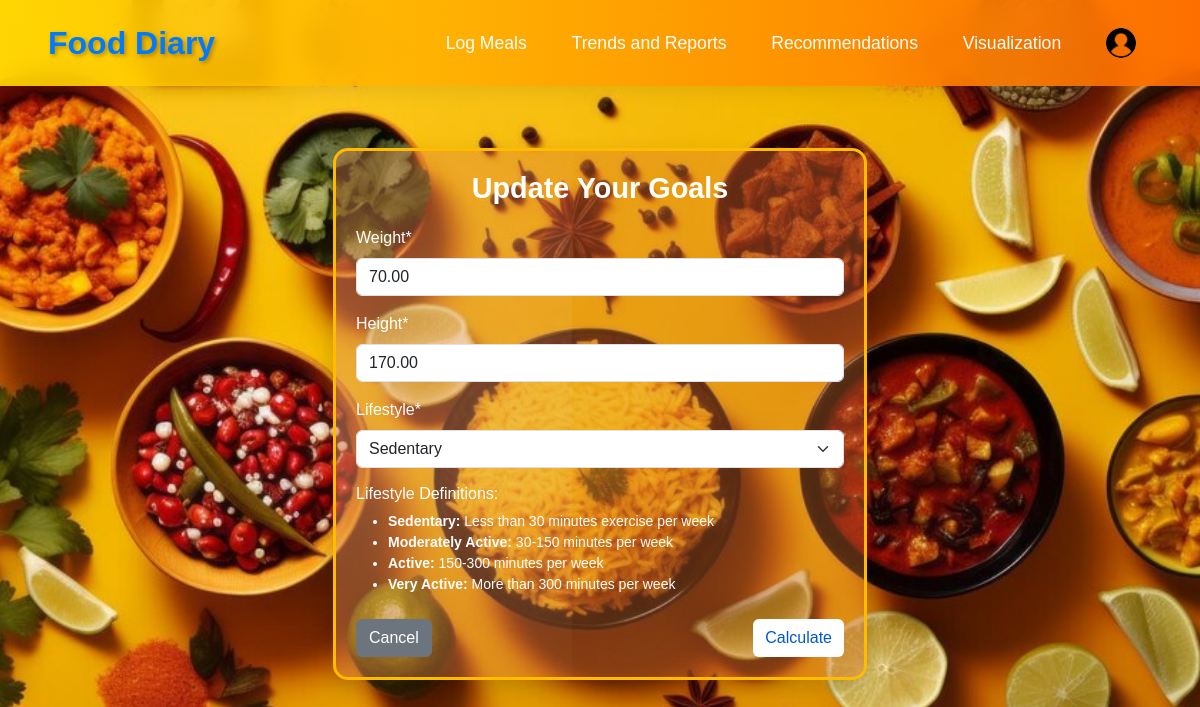
The page /goals/ (signed in) on the database as committed earlier.
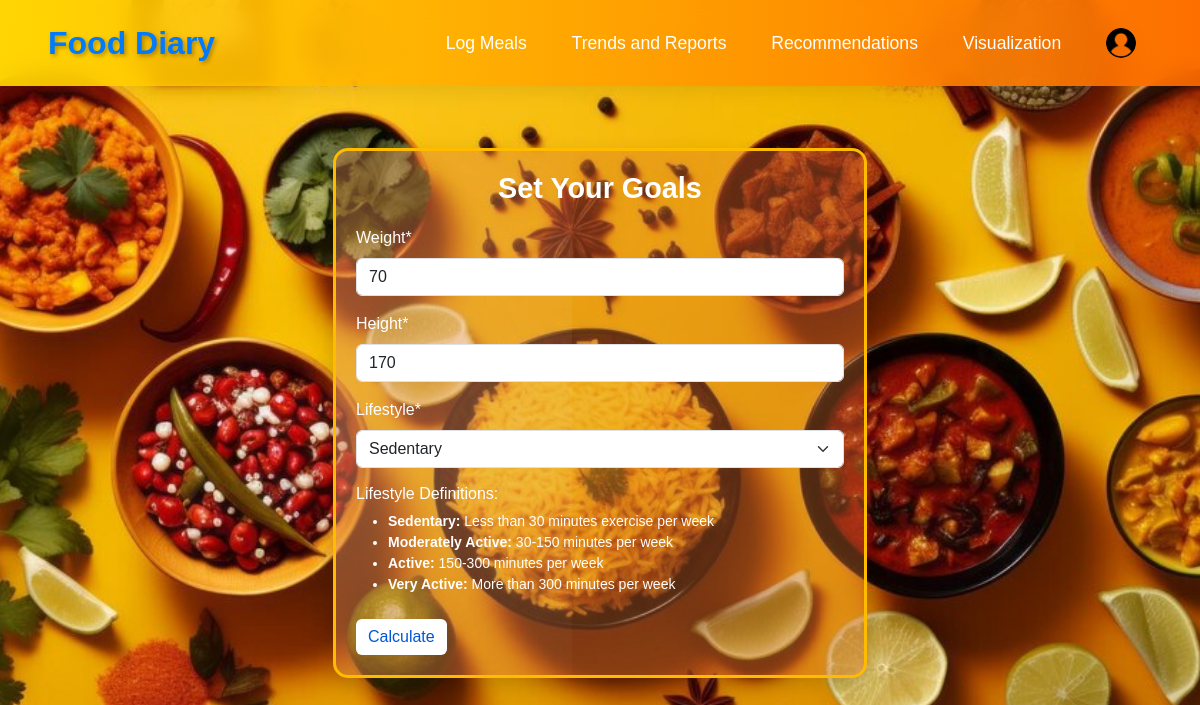
The same page on the database as committed later.
### calorie/models.py (models this page shows)
class DailyGoal(models.Model):
    LIFESTYLE_CHOICES = [
        ('S', 'Sedentary'),
        ('M', 'Moderately Active'),
        ('A', 'Active'),
        ('V', 'Very Active'),
    ]
    user = models.OneToOneField(User, on_delete=models.CASCADE)
    weight = models.DecimalField(max_digits=5, decimal_places=2, default=70)
    height = models.DecimalField(max_digits=5, decimal_places=2, default=170)
    lifestyle = models.CharField(max_length=1, choices=LIFESTYLE_CHOICES, default='S')
    calories = models.PositiveIntegerField(default=2000)
    protein = models.PositiveIntegerField(default=100)
    carbs = models.PositiveIntegerField(default=250)
    fats = models.PositiveIntegerField(default=67)

### calorie/views.py (the view)
# urls.py: path("goals/", views.goals, name="goals"),
@login_required
def goals(request):
    daily_goal = DailyGoal.objects.filter(user=request.user).first()
    is_initial_setup = daily_goal is None
    if request.method == 'POST':
        form = DailyGoalForm(request.POST, instance=daily_goal)
        if form.is_valid():
            goal = form.save(commit=False)
            recommendations = get_recommended_values(
                float(goal.weight),
                float(goal.height),
                goal.lifestyle,
                request.user.userprofile.gender
            )
            goal.calories = recommendations['calories']
            goal.protein = recommendations['protein']
            goal.carbs = recommendations['carbs']
            goal.fats = recommendations['fats']
            goal.user = request.user
            goal.save()
            return redirect('home')
    else:
        form = DailyGoalForm(instance=daily_goal)
    return render(request, 'calorie/goals.html', {
        'form': form,
        'is_initial_setup': is_initial_setup
    })

### calorie/forms.py
class DailyGoalForm(forms.ModelForm):
    class Meta:
        model = DailyGoal
        fields = ['weight', 'height', 'lifestyle']
        widgets = {
            'weight': forms.NumberInput(attrs={'class': 'form-control', 'placeholder': 'Enter weight in kg'}),
            'height': forms.NumberInput(attrs={'class': 'form-control', 'placeholder': 'Enter height in cm'}),
            'lifestyle': forms.Select(attrs={'class': 'form-control'})
        }
        labels = {
            'calories': 'Daily Calorie Goal (kcal)',
            'protein': 'Daily Protein Goal (g)',
            'carbs': 'Daily crabs Goal (g)',
            'fats': 'Daily fats Goal (g)',
        }

### calorie/templates/calorie/goals.html (shortened to what this page needs)
{% extends 'calorie/base.html' %}
{% load crispy_forms_tags %}
{% block content %}
<div class="container-fluid mt-5">
  <div class="row justify-content-center">
    <div class="col-lg-6">
      <div class="card" style="margin-top: 100px;">
        <div class="card-body">
          <h5 class="card-title text-center">
            {% if is_initial_setup %}
              Set Your Goals
            {% else %}
              Update Your Goals
            {% endif %}
          </h5>
          <form method="POST" id="goalForm">
            {{form|crispy}}
            <div class="lifestyle-info mt-3">
              <h6>Lifestyle Definitions:</h6>
              <ul class="small">
                <li><strong>Sedentary:</strong> Less than 30 minutes exercise per week</li>
                <li><strong>Moderately Active:</strong> 30-150 minutes per week</li>
                <li><strong>Active:</strong> 150-300 minutes per week</li>
                <li><strong>Very Active:</strong> More than 300 minutes per week</li>
              </ul>
            </div>
            <div class="d-flex justify-content-between mt-4">
              {% if not is_initial_setup %}
                <a href="{% url 'home' %}" class="btn btn-secondary">Cancel</a>
              {% endif %}
              <button type="button" id="calculateBtn" class="btn btn-primary">Calculate</button>
            </div>
          </form>
        </div>
      </div>
    </div>
  </div>
</div>
{% endblock %}

### calorie/templates/calorie/base.html (shortened to what this page needs)
{% load static %}
<!DOCTYPE html>
<html lang="en">
  <head>
    <link
      href="https://cdn.jsdelivr.net/npm/bootstrap@5.3.3/dist/css/bootstrap.min.css"
      rel="stylesheet"
    />
    <link rel="stylesheet" href="{% static 'calorie/style.css' %}" />
    <link rel="stylesheet" href="{% static 'calorie/dashboard.css' %}" />
  </head>
  <body>
    <nav>
      <a class="navbar-brand">Food Diary</a>
      <div class="navbar-nav">
        <a class="nav-link" href="{% url 'home' %}">Log Meals</a>
        <a class="nav-link" href="{% url 'generate_report' 'pdf' %}"
          >Trends and Reports</a
        >
        <a class="nav-link" href="#"
          >Recommendations</a
        >
        {% if request.session.visualization_available %}
        <a class="nav-link" href="{% url 'visualization' %}">Visualization</a>
        {% endif %}
        <div class="nav-item dropdown">
          <a
            class="nav-link dropdown-toggle"
            href="#"
            id="profileDropdown"
            role="button"
            data-bs-toggle="dropdown"
          >
            <img
              src="{% static 'assets/images/profile.png' %}"
              alt="Profile"
              class="rounded-circle"
              width="30"
              height="30"
            />
          </a>
        </div>
      </div>
    </nav>
    <div class="container mt-4">{% block content %} {% endblock %}</div>
  </body>
</html>

### calorie/static/calorie/style.css (style rules this page uses)
body { background: url("/static/assets/images/homee.jpg") no-repeat center center fixed; background-size: cover; height: 100vh; flex-direction: column; justify-content: space-between; }
body { font-family: "Arial", sans-serif; }
nav { display: flex; justify-content: space-between; align-items: center; position: fixed; top: 0; left: 0; width: 100%; padding: 1.2rem 3rem; z-index: 1000; background: linear-gradient( to right, rgba(255, 215, 0, 0.9), rgba(255, 106, 0, 0.9) ); backdrop-filter: blur(10px); box-shadow: 0 2px 20px rgba(0, 0, 0, 0.1); }
.navbar-nav { display: flex; flex-direction: row; align-items: center; gap: 0.8rem; }
.nav-link { font-size: 1.1rem; padding: 0.7rem 1.1rem; color: #ffffff; text-decoration: none; border-radius: 20px; transition: all 0.3s ease; position: relative; }
.navbar-nav:last-child { margin-left: auto; }
.navbar-brand { font-size: 2rem; font-weight: bold; color: #007bff; text-shadow: 2px 2px 4px rgba(0, 0, 0, 0.3); transition: all 0.3s ease; }
.navbar-nav .nav-link { color: #ffffff; text-decoration: none; padding: 0.5rem 1rem; border-radius: 20px; transition: all 0.3s ease; position: relative; }
.navbar-nav .nav-link::after { content: ""; position: absolute; width: 0; height: 2px; bottom: 5px; left: 50%; background-color: #ffffff; transition: all 0.3s ease; transform: translateX(-50%); }
.nav-item.dropdown .nav-link::after { display: none; }
.card-title { font-size: 1.8rem; font-weight: bold; margin-bottom: 20px; color: white; }
.btn-primary { background-color: #ffffff; color: #0056d6; border: none; transition: background 0.3s ease, color 0.3s ease; }
.card { margin-top: 25px; border: solid; border-color:rgb(255, 187, 0) ; border-radius: 15px; color: white; background-color: rgba(215, 115, 48, 0.362); overflow: hidden; position: relative; transition: transform 0.3s ease, box-shadow 0.3s ease, filter 0.3s ease; box-shadow: 0 8px 20px rgba(0, 0, 0, 0.15); }
.card::before { content: ""; position: absolute; top: -50%; left: -50%; width: 500px; height: 200%; background: radial-gradient( circle, rgba(255, 255, 255, 0.15), transparent 70% ); animation: subtleBackgroundAnim 8s infinite linear; z-index: 1; }
.card-body { position: relative; z-index: 2; padding: 20px; }

Rows that differ between the two databases and show on the page:
removed DailyGoal: weight "70.00", height "170.00", lifestyle "Sedentary"
Other text that changed with them:
form field weight: (not shown) → "70"
form field height: (not shown) → "170"
form field lifestyle: (not shown) → "Sedentary"
text no longer shown: "Update Your Goals Cancel"
text now shown: "Set Your Goals"
